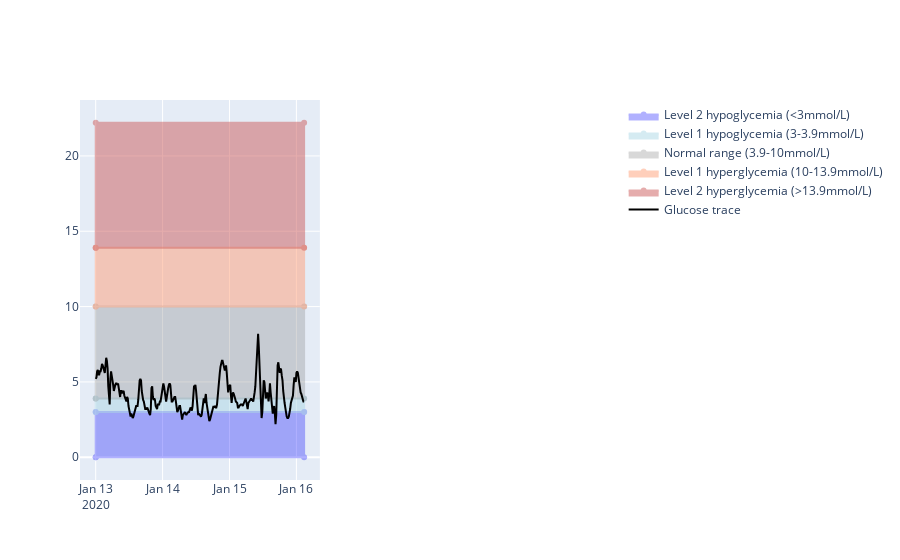

Notebook cell for this chart:
### Code cell
from plotly.subplots import make_subplots
#fig = px.line( line_color='black')
fig = make_subplots(
    rows=1, cols=2,
    specs=[[{"type": "scatter"}, {"type": "pie"}, ]],
)
#go.Figure()
# Create and style traces

starttime = df.time.iloc[0]
endtime = df.time.iloc[-1]
# Create and style traces
fig.add_trace(go.Scatter(x=[starttime,  starttime, endtime, endtime, starttime,], 
                        y=[0, 3, 3, 0, 0], fill='toself', showlegend=True, name='Level 2 hypoglycemia (<3mmol/L)',
                        line=dict(color=None, ),
                        fillcolor="blue", line_color='blue',opacity=0.3,),
                        row=1, col=1
                        )
fig.add_trace(go.Scatter(x=[starttime,  starttime, endtime, endtime, starttime,], 
                        y=[3, 3.9, 3.9, 3, 3], fill='toself', showlegend=True, name='Level 1 hypoglycemia (3-3.9mmol/L)',
                        line=dict(color=None),
                        fillcolor="LightBlue", line_color="LightBlue", opacity=0.5,),
                        row=1, col=1
                        )

fig.add_trace(go.Scatter(x=[starttime,  starttime, endtime, endtime, starttime,], 
                        y=[3.9, 10, 10, 3.9, 3.9], fill='toself', showlegend=True, name='Normal range (3.9-10mmol/L)',
                        line=dict(color=None, ),
                        fillcolor="grey", line_color="grey", opacity=0.3,
                        ),
                        row=1, col=1)
fig.add_trace(go.Scatter(x=[starttime,  starttime, endtime, endtime, starttime,], 
                        y=[10, 13.9, 13.9, 10, 10], fill='toself', showlegend=True, name='Level 1 hyperglycemia (10-13.9mmol/L)',
                        line=dict(color=None, ),
                        fillcolor="LightSalmon", line_color="LightSalmon", opacity=0.5,
                        ),
                        row=1, col=1)
fig.add_trace(go.Scatter(x=[starttime,  starttime, endtime, endtime, starttime,], 
                        y=[13.9, 22.2, 22.2, 13.9, 13.9], fill='toself', showlegend=True, name='Level 2 hyperglycemia (>13.9mmol/L)',
                        line=dict(color=None, ),
                        fillcolor="IndianRed", line_color="IndianRed",opacity=0.5,
                        ),
                        row=1, col=1)
fig.add_trace(go.Scatter(x=df.time, y=df.glc,
                         line=dict(color='black', ), showlegend=True, name='Glucose trace'),
                         row=1, col=1)
fig.show()

### Figure 1 — Plotly figure (JSON) as saved in the notebook; plotly's stock layout.template omitted (floating-point values rounded to 4 significant figures; data arrays with more than 128 entries replaced by an {"elided": "..."} marker saying what was removed)
{"data": [{"fill": "toself", "fillcolor": "blue", "line": {"color": "blue"}, "name": "Level 2 hypoglycemia (<3mmol/L)", "opacity": 0.3, "showlegend": true, "type": "scatter", "x": ["2020-01-13T00:01:00", "2020-01-13T00:01:00", "2020-01-16T02:46:00", "2020-01-16T02:46:00", "2020-01-13T00:01:00"], "xaxis": "x", "y": [0, 3, 3, 0, 0], "yaxis": "y"}, {"fill": "toself", "fillcolor": "LightBlue", "line": {"color": "LightBlue"}, "name": "Level 1 hypoglycemia (3-3.9mmol/L)", "opacity": 0.5, "showlegend": true, "type": "scatter", "x": ["2020-01-13T00:01:00", "2020-01-13T00:01:00", "2020-01-16T02:46:00", "2020-01-16T02:46:00", "2020-01-13T00:01:00"], "xaxis": "x", "y": [3, 3.9, 3.9, 3, 3], "yaxis": "y"}, {"fill": "toself", "fillcolor": "grey", "line": {"color": "grey"}, "name": "Normal range (3.9-10mmol/L)", "opacity": 0.3, "showlegend": true, "type": "scatter", "x": ["2020-01-13T00:01:00", "2020-01-13T00:01:00", "2020-01-16T02:46:00", "2020-01-16T02:46:00", "2020-01-13T00:01:00"], "xaxis": "x", "y": [3.9, 10, 10, 3.9, 3.9], "yaxis": "y"}, {"fill": "toself", "fillcolor": "LightSalmon", "line": {"color": "LightSalmon"}, "name": "Level 1 hyperglycemia (10-13.9mmol/L)", "opacity": 0.5, "showlegend": true, "type": "scatter", "x": ["2020-01-13T00:01:00", "2020-01-13T00:01:00", "2020-01-16T02:46:00", "2020-01-16T02:46:00", "2020-01-13T00:01:00"], "xaxis": "x", "y": [10, 13.9, 13.9, 10, 10], "yaxis": "y"}, {"fill": "toself", "fillcolor": "IndianRed", "line": {"color": "IndianRed"}, "name": "Level 2 hyperglycemia (>13.9mmol/L)", "opacity": 0.5, "showlegend": true, "type": "scatter", "x": ["2020-01-13T00:01:00", "2020-01-13T00:01:00", "2020-01-16T02:46:00", "2020-01-16T02:46:00", "2020-01-13T00:01:00"], "xaxis": "x", "y": [13.9, 22.2, 22.2, 13.9, 13.9], "yaxis": "y"}, {"line": {"color": "black"}, "name": "Glucose trace", "showlegend": true, "type": "scatter", "x": {"elided": "300 str values"}, "xaxis": "x", "y": {"elided": "300 float values"}, "yaxis": "y"}], "layout": {"xaxis": {"anchor": "y", "domain": [0, 0.45]}, "yaxis": {"anchor": "x", "domain": [0, 1]}}}
